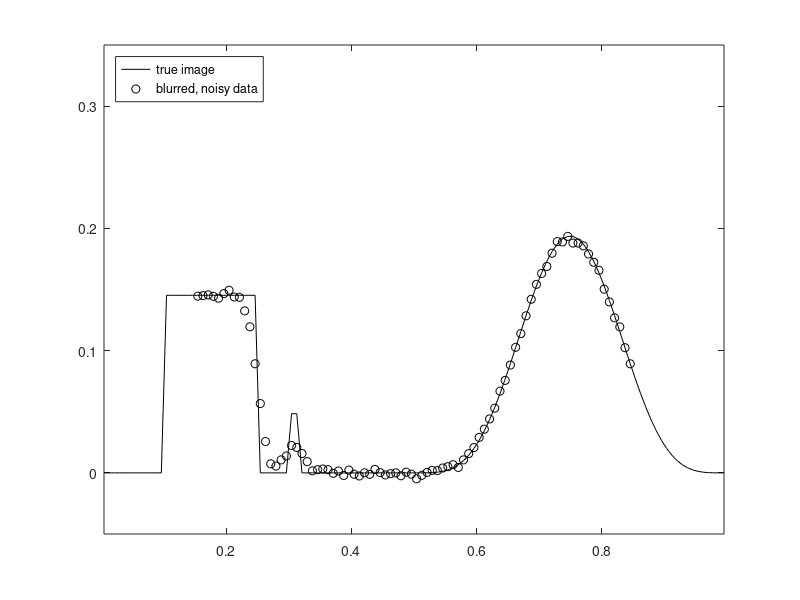
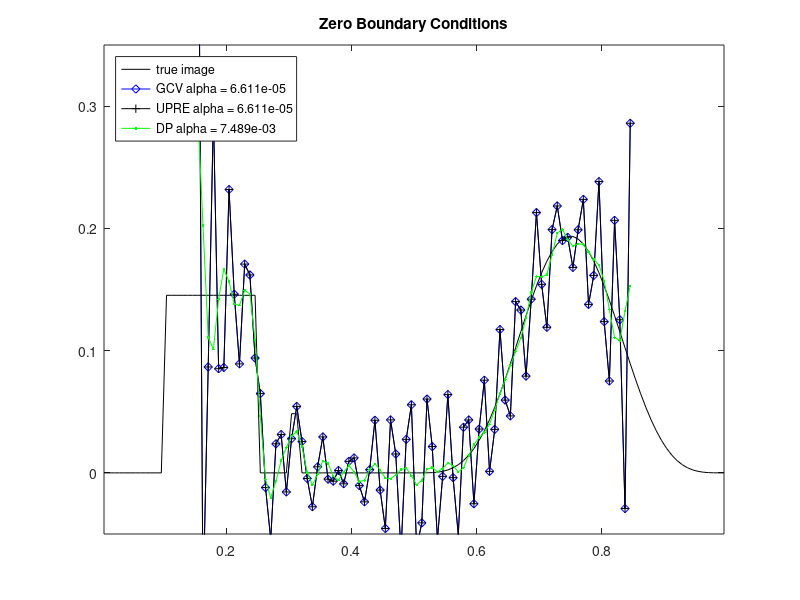
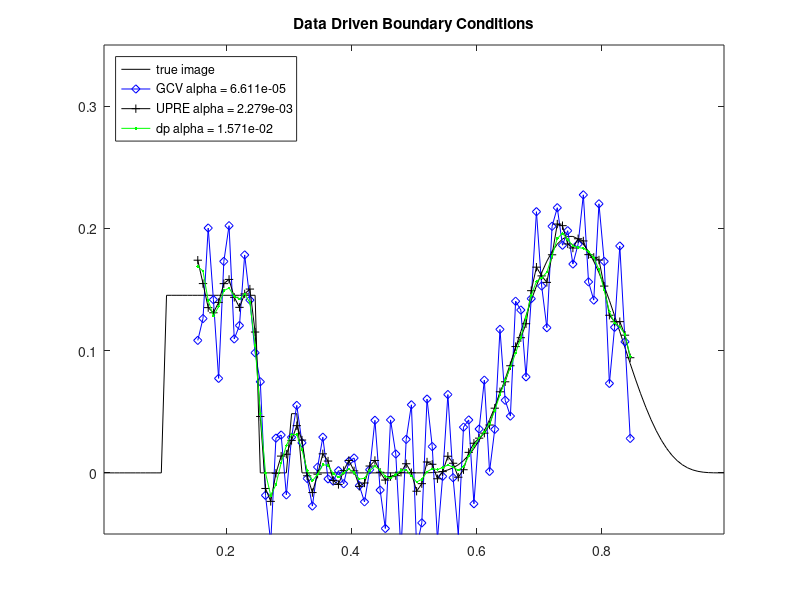

Source code (MATLAB) for these figures, in order:
%  
%  1d image deblurring inverse problem with Dirichlet boundary conditions.
%%
clear all, close all
n      = 120; %%%input(' No. of grid points = ');
h      = 1/n;
t      = [h/2:h:1-h/2]';
sig    = .02; %%%input(' Kernel width sigma = ');
kernel = (1/sqrt(pi)/sig) * exp(-(t-h/2).^2/sig^2);
A      = toeplitz(kernel)*h;
% Restrict the domain
ii     = find(t>.15 & t<.85);
A      = A(ii,:);

% Set up true solution x_true and data b = A*x_true + error.
x_true = .75*(.1<t&t<.25) + .25*(.3<t&t<.32) + (.5<t&t<1).*sin(2*pi*t).^4;
x_true = x_true/norm(x_true);
Ax = A*x_true;
err_lev = 2; %%%input(' Percent error in data = ');
sigma = err_lev/100 * norm(Ax) / sqrt(length(Ax));
eta =  sigma * randn(length(Ax),1);
b = Ax + eta;

%% Compute Tikhonov solution for the data driven boundary conditions
[U,S,V] = svd(A,'econ');
dS = diag(S); dS2 = dS.^2; 
Utb = U'*b;
% Take DP choice of regularization parameter.
DP_fn = @(a) (sum((a^2*Utb.^2)./(dS2+a).^2)-n*sigma^2)^2;
GCV_fn = @(a) sum((a^2*Utb.^2)./(dS2+a).^2)/(n-sum(dS2./(dS2+a)))^2;
UPRE_fn = @(a) sum((a^2*Utb.^2)./(dS2+a).^2)+2*sigma^2*sum(dS2./(dS2+a));
alpha_dp = fminbnd(DP_fn,0,1);
alpha_gcv = fminbnd(GCV_fn,0,1);
alpha_upre = fminbnd(UPRE_fn,0,1);
% Now compute the regularized solution for TSVD
dSfilt_gcv  = dS./(dS.^2+alpha_gcv );
dSfilt_upre = dS./(dS.^2+alpha_upre);
dSfilt_dp = dS./(dS.^2+alpha_dp);
xfilt_gcv  = V*(dSfilt_gcv .*(U'*b));
xfilt_upre = V*(dSfilt_upre.*(U'*b));
xfilt_dp = V*(dSfilt_dp.*(U'*b));

% Compute Tikhonov solution again for the zero BCs
Azero = A(:,ii);
[U,S,V] = svd(Azero);
dS = diag(S); dS2 = dS.^2; 
Utb = U'*b;
% Take DP choice of regularization parameter.
DP_fn = @(a) (sum((a^2*Utb.^2)./(dS2+a).^2)-n*sigma^2)^2;
GCV_fn = @(a) sum((a^2*Utb.^2)./(dS2+a).^2)/(n-sum(dS2./(dS2+a)))^2;
UPRE_fn = @(a) sum((a^2*Utb.^2)./(dS2+a).^2)+2*sigma^2*sum(dS2./(dS2+a));
  
zbc_alpha_dp = fminbnd(DP_fn,0,1);
zbc_alpha_gcv = fminbnd(GCV_fn,0,1);
zbc_alpha_upre = fminbnd(UPRE_fn,0,1);
% Now compute the regularized solution for TSVD
dSfilt_dp = dS./(dS.^2+zbc_alpha_dp);
dSfilt_gcv = dS./(dS.^2+zbc_alpha_gcv);
dSfilt_upre = dS./(dS.^2+zbc_alpha_upre);
xfiltZeroBC_dp = V*(dSfilt_dp.*(U'*b));
xfiltZeroBC_gcv = V*(dSfilt_gcv.*(U'*b));
xfiltZeroBC_upre = V*(dSfilt_upre.*(U'*b));
% Create plots
figure(1), 
  plot(t,x_true,'k',t(ii),b,'ko'), axis([t(1),t(end), -0.05, 0.35])
  legend('true image','blurred, noisy data','Location','NorthWest')
figure(2)
  plot(t,x_true,'k-',t(ii),xfiltZeroBC_gcv,'bd-',t(ii),xfiltZeroBC_upre,'k+-',t(ii),xfiltZeroBC_dp,'g.-')
  axis([t(1),t(end), -0.05, 0.35])
  legend('true image',sprintf('GCV alpha = %.3e',zbc_alpha_gcv),sprintf('UPRE alpha = %.3e',zbc_alpha_upre),sprintf('DP alpha = %.3e',zbc_alpha_dp),'Location','NorthWest')
  title('Zero Boundary Conditions')

figure(3)
  plot(t,x_true,'k-',t(ii),xfilt_gcv(ii),'bd-',t(ii),xfilt_upre(ii),'k+-',t(ii),xfilt_dp(ii),'g.-')
  axis([t(1),t(end), -0.05, 0.35])
  legend('true image',sprintf('GCV alpha = %.3e',alpha_gcv),sprintf('UPRE alpha = %.3e',alpha_upre),sprintf('dp alpha = %.3e',alpha_dp),'Location','NorthWest')
  title('Data Driven Boundary Conditions')
